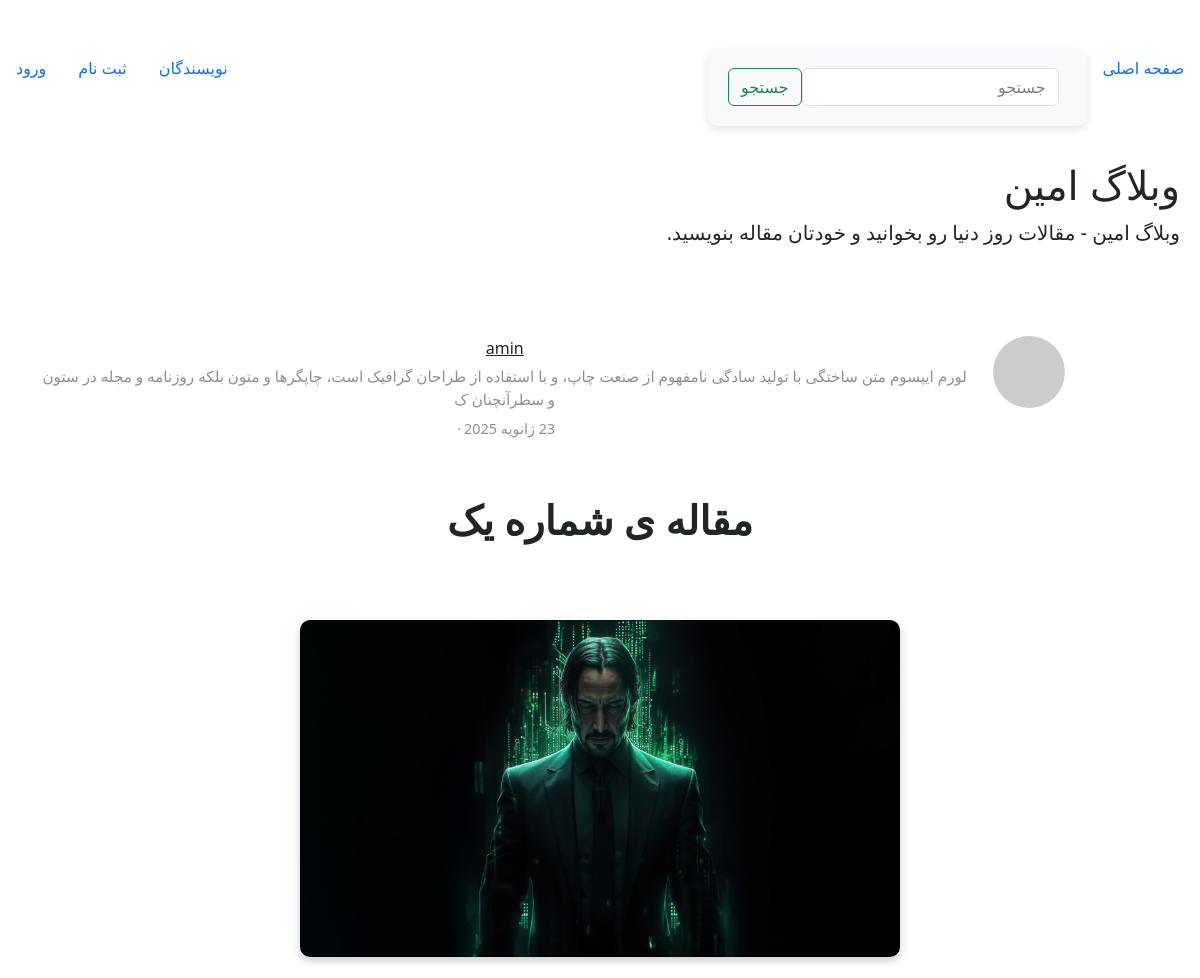
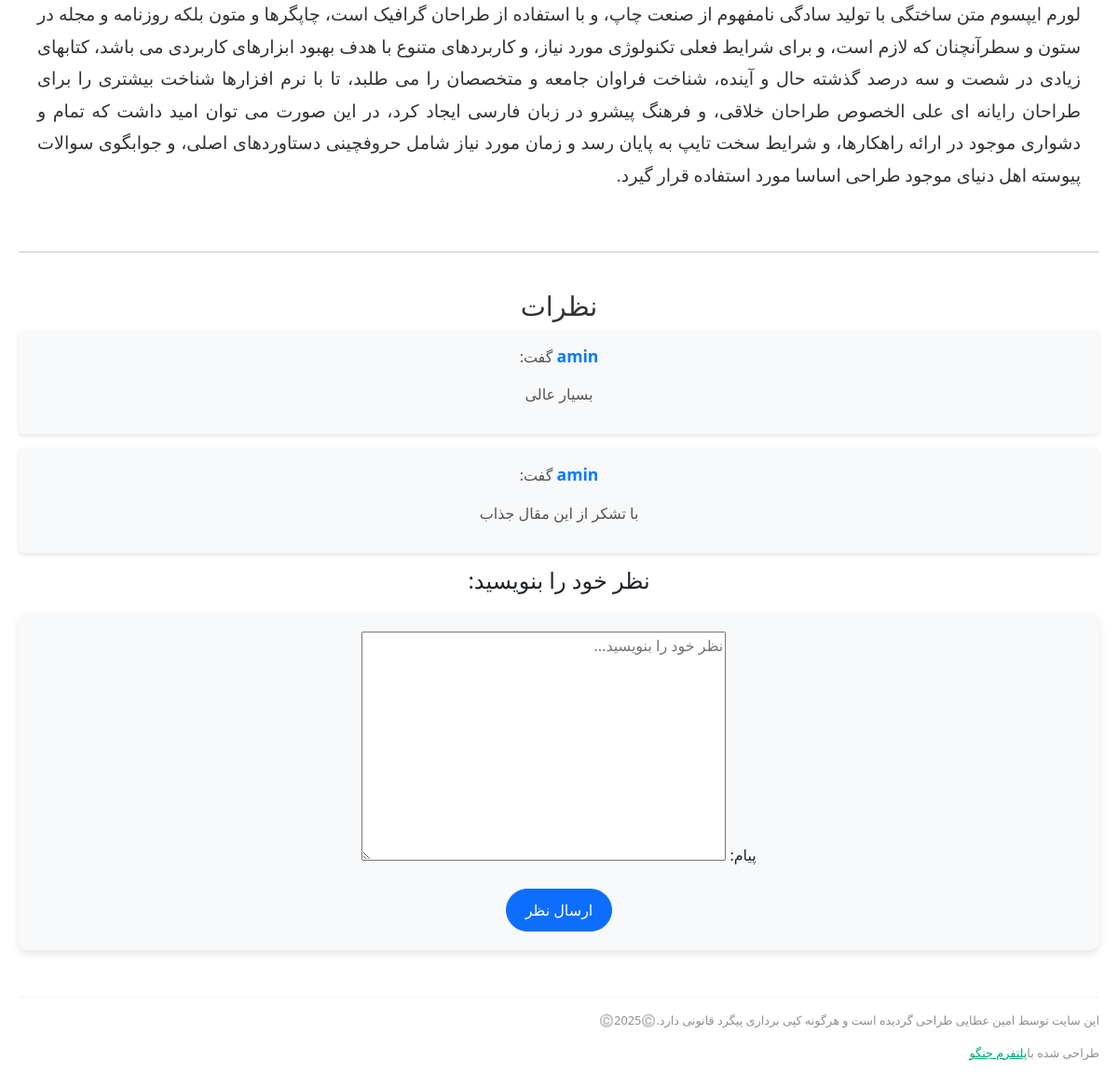
/1/, run on the app's committed database (2 pictures, top to bottom).
### posts/models.py (models this page shows, shortened)
class Post(models.Model):
    title = models.CharField(_("عنوان"), max_length=50)
    content = models.TextField(_("توضیحات"))
    author = models.ForeignKey(
        settings.AUTH_USER_MODEL, verbose_name=_("نویسنده"), on_delete=models.CASCADE
    )
    created_time = models.DateTimeField(_("زمان ایجاد"), auto_now_add=True)
    published_time = models.DateTimeField(_("زمان تغییرات"), auto_now=True)
    image = models.ImageField(_("تصویر مقاله"), upload_to="Posts/%Y/%m/%d")
    categories = models.ForeignKey(
        Category,
        verbose_name=_("دسته بندی"),
        related_name="posts",
        on_delete=models.CASCADE,
        blank=True,
        null=True,
    )
    tags = models.ManyToManyField(Tag, verbose_name=_("تگ ها"), default="تگ اول")
    is_approved = models.BooleanField(_("تایید شده"), default=False)  # فیلد تایید
    class Meta:
        verbose_name = _("مقاله")
        verbose_name_plural = _("مقالات")

class Comment(models.Model):
    blog = models.ForeignKey(
        "Post",
        verbose_name=_("مقاله"),
        related_name=("comments"),
        on_delete=models.CASCADE,
    )
    name = models.CharField(_("نام کاربر"), max_length=50)
    email = models.EmailField(_("ایمیل کاربر"), max_length=254)
    message = models.TextField(_("پیام"))
    created_at = models.DateTimeField(_("زمان نوشتن نظر"), auto_now_add=True)
    user = models.ForeignKey(
        settings.AUTH_USER_MODEL, verbose_name=_("کاربر"), on_delete=models.CASCADE
    )
    class Meta:
        db_table = "Comment"
        managed = True
        verbose_name = _("نظر")
        verbose_name_plural = _("نظرات")

### accounts/models.py (models this page shows)
class CustomUser(AbstractUser):
    phone_number = models.CharField(max_length=50)

### posts/views.py (the view, shortened to what this page needs)
# urls.py: path("<int:pk>/", Post_Detail, name="Post_detail"),
def Post_Detail(request, pk):
    post = get_object_or_404(Post, id=pk, is_approved=True)  # فقط مقاله تایید شده
    comments = Comment.objects.filter(blog=post)
    form = CommentForm()
    context = {"form": form, "post": post, "comments": comments}
    return render(request, "posts/Post_detail.html", context)

### posts/form.py
class CommentForm(forms.ModelForm):
    class Meta:
        model = Comment
        fields = ["message"]
        widgets = {
            "message": forms.Textarea(attrs={"placeholder": "نظر خود را بنویسید..."}),
        }

### posts/templatetags/custom_tags.py (called while the page is built)
@register.filter
def is_author_or_superuser(user, author_username):
    return user.is_superuser or user.username == author_username

### templates/posts/Post_detail.html (shortened to what this page needs)
{% extends "base.html" %}
{% load custom_tags %}
{% block content %}
<div class="all">
    <div class="container">
        <div class="row">
            <div class="col-md-12 col-xs-12">
                <div class="mainheading">
                    <div class="row post-top-meta">
                        <div class="col-md-2">
                            <a href="author.html">
                                <img class="author-thumb" src="https://www.gravatar.com/avatar/e56154546cf4be74e393c62d1ae9f9d4?s=250&amp;d=mm&amp;r=x" alt="Author">
                            </a>
                        </div>
                        <div class="col-md-10">
                            <a class="link-dark" href="author.html">{{ post.author }}</a>
                            <span class="author-description">{{ post.content|slice:150 }}</span>
                            <span class="post-date">{{ post.created_time|date:"j F Y" }}</span><span class="dot"></span>
                        </div>
                    </div>
                    <br>
                    <h1 class="posttitle">{{ post.title }}</h1>
                    <br>
                </div>
                <img id="img" class="featured-image img-fluid" src="{{ post.image.url }}" alt="Post Image">
                <div class="article-post">
                    <p>
                        {{ post.content }}
                    </p>
                </div>
            </div>
        </div>
    </div>
    <hr>
    <div class="comments-section">
        <h3>نظرات</h3>
        {% for comment in comments %}
        <div class="comment">
            <p><strong>{{ comment.name }}</strong> گفت:</p>
            <p>{{ comment.message }}</p>
        </div>
        {% empty %}
        <p>هنوز نظری برای این پست ثبت نشده است.</p>
        {% endfor %}
        <h4>نظر خود را بنویسید:</h4>
        <form method="POST">
            {{ form.as_p }}
            <button type="submit" class="btn btn-primary">ارسال نظر</button>
        </form>
    </div>
</div>
{% endblock content %}

### static/css/mediumish.css (style rules this page uses)
body { padding-top:5rem; }
.mainheading { padding:1rem 0rem; }
a { color:#00ab6b; }
a,a:hover { transition:all 0.2s; }
.author-thumb { width:40px; height:40px; float:left; margin-right:13px; border-radius:100%; }
.post-top-meta { margin-bottom:2rem; }
.post-top-meta .author-thumb { width:72px; height:72px; }
.post-top-meta span { font-size:0.9rem; color:rgba(0,0,0,.44); display:inline-block; }
.post-top-meta .author-description { margin-bottom:5px; margin-top:5px; font-size:0.95rem; }
span.post-name,span.post-date,span.author-meta { display:inline-block; }
span.post-date,span.post-read { color:rgba(0,0,0,.44); }
.dot:after { content:"·"; margin-left:3px; margin-right:3px; }
.mainheading h1.posttitle { font-weight:700; margin-bottom:1rem; }
.link-dark { color:rgba(0,0,0,.8); }
.article-post { font-family:Merriweather; font-size:1.2rem; line-height:1.8; color:rgba(0,0,0,.8); }
.article-post p,.article-post blockquote { margin:0 0 1.5rem 0; }
.featured-image { display:block; margin:0px auto; margin-bottom:1.5rem; }

### templates/partials/_header.html (style rules this page uses)
body { margin: 0; padding: 0; }

### templates/posts/Post_detail.html (style rules this page uses)
#img { width: 100%; max-width: 600px; height: auto; object-fit: cover; border-radius: 10px; box-shadow: 0 4px 8px rgba(0, 0, 0, 0.2); margin-bottom: 20px; }
.all { width: 100%; text-align: center; margin: 0; padding: 0; }
.container { max-width: 100%; margin: 0 auto; padding: 0 20px; }
.mainheading { margin: 20px auto; }
.article-post { text-align: justify; margin: 20px auto; }
.featured-image { max-width: 100%; height: auto; }
.btn-primary, .btn-danger { border-radius: 30px; padding: 10px 20px; font-size: 1rem; transition: background-color 0.3s ease; }
.comments-section h3 { margin-top: 40px; font-size: 1.8rem; color: #333; }
.comment { background-color: #f8f9fa; padding: 15px; margin-bottom: 15px; border-radius: 5px; box-shadow: 0 2px 4px rgba(0, 0, 0, 0.1); }
.comment strong { font-size: 1.1rem; color: #007bff; }
.comment p { font-size: 1rem; color: #555; }
form { background-color: #f8f9fa; padding: 20px; border-radius: 10px; box-shadow: 0 4px 8px rgba(0, 0, 0, 0.1); margin-top: 20px; }
form button { border-radius: 30px; padding: 10px 20px; font-size: 1rem; transition: background-color 0.3s ease; }

### data on the page
Post: author "amin", content "لورم ایپسوم متن ساختگی با تولید سادگی نامفهوم از صنعت چاپ، و با استفاده از طراحان گرافیک است، چاپگرها و متون بلکه روزنامه و مجله در ستون و سطرآنچنان ک", created_time "23 ژانویه 2025", title "مقاله ی شماره یک", image (picture), content "لورم ایپسوم متن ساختگی با تولید سادگی نامفهوم از صنعت چاپ، و با استفاده از طراحان گرافیک است، چاپگرها و متون بلکه روزنامه و مجله در ستون و سطرآنچنان که لازم است، و برای شرایط فعلی تکنولوژی مورد نیاز، و کاربردهای متنوع با هدف بهبود ابزارهای کاربردی می باشد، کتابهای زیادی در شصت و سه درصد گذشته حال و آینده، شناخت فراوان جامعه و متخصصان را می طلبد، تا با نرم افزارها شناخت بیشتری را برای طراحان رایانه ای علی الخصوص طراحان خلاقی، و فرهنگ پیشرو در زبان فارسی ایجاد کرد، در این صورت می توان امید داشت که تمام و دشواری موجود در ارائه راهکارها، و شرایط سخت تایپ به پایان رسد و زمان مورد نیاز شامل حروفچینی دستاوردهای اصلی، و جوابگوی سوالات پیوسته اهل دنیای موجود طراحی اساسا مورد استفاده قرار گیرد."
Comment: name "amin", message "بسیار عالی"
Comment: name "amin", message "با تشکر از این مقال جذاب"
